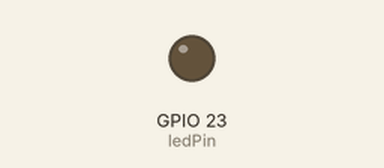
This sketch was run on a simulated ESP32. On the bench: output pins drawn as LEDs (lit = HIGH).

Above: at 0.05 s.
At 5.85 s:
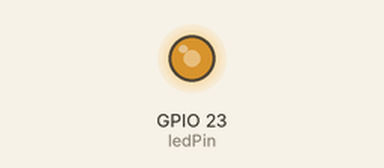
At 8.35 s:
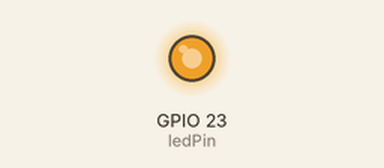
At 11.75 s:
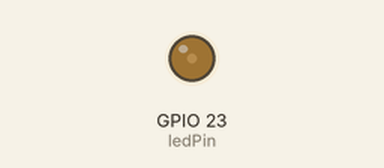
Timing chart, 0 to 19.8 s (numbered marks = the images above):
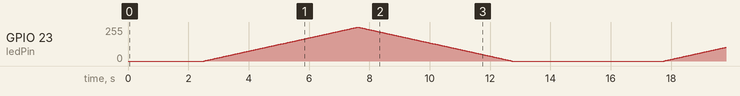

The sketch:

StripLed.ino
```cpp
#include "Arduino.h"
#include <EEPROM.h>

// the number of the LED pin
const int ledPin = 23;  // 23 corresponds to GPIO23

// setting PWM properties
const int freq = 5000;
const int ledChannel = 0;
const int resolution = 8;

void setup(){
  // configure LED PWM functionalitites
  ledcSetup(ledChannel, freq, resolution);

  // attach the channel to the GPIO to be controlled
  ledcAttachPin(ledPin, ledChannel);
}

void loop(){

  delay(2500);
  digitalWrite(ledChannel,HIGH);
  // increase the LED brightness
  for(int dutyCycle = 0; dutyCycle <= 255; dutyCycle++){
    // changing the LED brightness with PWM
    ledcWrite(ledChannel, dutyCycle);
    delay(20);
  }

  // decrease the LED brightness
  for(int dutyCycle = 255; dutyCycle >= 0; dutyCycle--){
    // changing the LED brightness with PWM
    ledcWrite(ledChannel, dutyCycle);
    delay(20);
  }
delay(2500);
digitalWrite(ledChannel,LOW);
}
```
